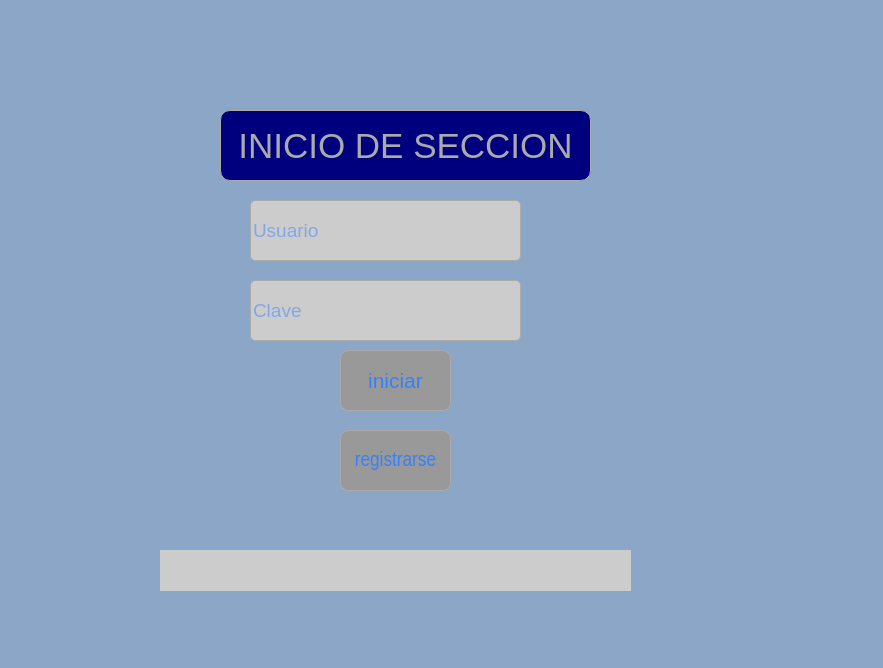
<?xml version="1.0" encoding="UTF-8"?>
<ui version="4.0">
 <class>Dialog</class>
 <widget class="QDialog" name="Dialog">
  <property name="geometry">
   <rect>
    <x>0</x>
    <y>0</y>
    <width>883</width>
    <height>668</height>
   </rect>
  </property>
  <property name="windowTitle">
   <string>LOGIN</string>
  </property>
  <property name="windowIcon">
   <iconset>
    <normaloff>icono/hombre.png</normaloff>icono/hombre.png</iconset>
  </property>
  <property name="styleSheet">
   <string notr="true">background-color:rgb(140, 166, 200)</string>
  </property>
  <widget class="QLabel" name="label">
   <property name="geometry">
    <rect>
     <x>220</x>
     <y>110</y>
     <width>371</width>
     <height>71</height>
    </rect>
   </property>
   <property name="font">
    <font>
     <family>Arial</family>
     <pointsize>26</pointsize>
    </font>
   </property>
   <property name="styleSheet">
    <string notr="true">background-color:rgb(0, 0, 127);
border: 1px solid #aaa; 
color: #AAA;
border-radius:10</string>
   </property>
   <property name="text">
    <string>INICIO DE SECCION</string>
   </property>
   <property name="alignment">
    <set>Qt::AlignCenter</set>
   </property>
  </widget>
  <widget class="QLineEdit" name="txtUsuario">
   <property name="geometry">
    <rect>
     <x>250</x>
     <y>200</y>
     <width>271</width>
     <height>61</height>
    </rect>
   </property>
   <property name="font">
    <font>
     <family>Arial</family>
     <pointsize>14</pointsize>
    </font>
   </property>
   <property name="styleSheet">
    <string notr="true">border:1px solid #aaa;
border-radius: 5px;
background-color: #CCC;
color: #3381FF

</string>
   </property>
   <property name="placeholderText">
    <string>Usuario</string>
   </property>
  </widget>
  <widget class="QLineEdit" name="txtClave">
   <property name="geometry">
    <rect>
     <x>250</x>
     <y>280</y>
     <width>271</width>
     <height>61</height>
    </rect>
   </property>
   <property name="font">
    <font>
     <family>Arial</family>
     <pointsize>14</pointsize>
    </font>
   </property>
   <property name="styleSheet">
    <string notr="true">border:1px solid #aaa;
border-radius: 5px;
background-color: #CCC;
color:  #3381FF;


</string>
   </property>
   <property name="echoMode">
    <enum>QLineEdit::Password</enum>
   </property>
   <property name="placeholderText">
    <string>Clave</string>
   </property>
  </widget>
  <widget class="QPushButton" name="btnInicio">
   <property name="geometry">
    <rect>
     <x>340</x>
     <y>350</y>
     <width>111</width>
     <height>61</height>
    </rect>
   </property>
   <property name="font">
    <font>
     <pointsize>16</pointsize>
    </font>
   </property>
   <property name="cursor">
    <cursorShape>PointingHandCursor</cursorShape>
   </property>
   <property name="styleSheet">
    <string notr="true">border:1px solid #aaa;
border-radius: 8px;
background-color: #999;
color: #3381FF</string>
   </property>
   <property name="text">
    <string>iniciar</string>
   </property>
  </widget>
  <widget class="QLabel" name="mensaje">
   <property name="geometry">
    <rect>
     <x>160</x>
     <y>550</y>
     <width>471</width>
     <height>41</height>
    </rect>
   </property>
   <property name="styleSheet">
    <string notr="true">background-color: #CCC;</string>
   </property>
   <property name="text">
    <string/>
   </property>
   <property name="wordWrap">
    <bool>false</bool>
   </property>
   <property name="openExternalLinks">
    <bool>false</bool>
   </property>
  </widget>
  <widget class="QPushButton" name="btnRegistrarse">
   <property name="geometry">
    <rect>
     <x>340</x>
     <y>430</y>
     <width>111</width>
     <height>61</height>
    </rect>
   </property>
   <property name="font">
    <font>
     <family>Arial Narrow</family>
     <pointsize>16</pointsize>
    </font>
   </property>
   <property name="cursor">
    <cursorShape>PointingHandCursor</cursorShape>
   </property>
   <property name="styleSheet">
    <string notr="true">border:1px solid #aaa;
border-radius: 8px;
background-color: #999;
color:  #3381FF</string>
   </property>
   <property name="text">
    <string>registrarse</string>
   </property>
  </widget>
  <widget class="QLabel" name="fondo">
   <property name="geometry">
    <rect>
     <x>-10</x>
     <y>0</y>
     <width>891</width>
     <height>671</height>
    </rect>
   </property>
   <property name="styleSheet">
    <string notr="true">background:url(:/newPrefix/python/proyecto/icono/fondo.jpg)</string>
   </property>
   <property name="text">
    <string/>
   </property>
   <property name="pixmap">
    <pixmap resource="../../newPic.qrc">:/newPrefix/python/proyecto/icono/fondo.png</pixmap>
   </property>
   <property name="scaledContents">
    <bool>false</bool>
   </property>
  </widget>
  <zorder>fondo</zorder>
  <zorder>label</zorder>
  <zorder>txtClave</zorder>
  <zorder>btnInicio</zorder>
  <zorder>mensaje</zorder>
  <zorder>btnRegistrarse</zorder>
  <zorder>txtUsuario</zorder>
 </widget>
 <resources>
  <include location="../../newPic.qrc"/>
  <include location="../../fondoPic2.qrc"/>
 </resources>
 <connections/>
</ui>
